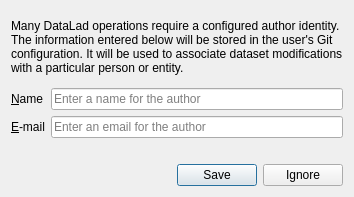
<?xml version="1.0" encoding="UTF-8"?>
<ui version="4.0">
 <class>dialog</class>
 <widget class="QDialog" name="dialog">
  <property name="geometry">
   <rect>
    <x>0</x>
    <y>0</y>
    <width>354</width>
    <height>197</height>
   </rect>
  </property>
  <property name="windowTitle">
   <string>Set (Git) author identity</string>
  </property>
  <layout class="QVBoxLayout" name="verticalLayout">
   <item>
    <widget class="QLabel" name="label">
     <property name="text">
      <string>Many DataLad operations require a configured author identity. The information entered below will be stored in the user's Git configuration. It will be used to associate dataset modifications with a particular person or entity.</string>
     </property>
     <property name="wordWrap">
      <bool>true</bool>
     </property>
    </widget>
   </item>
   <item>
    <layout class="QFormLayout" name="formLayout">
     <item row="0" column="0">
      <widget class="QLabel" name="nameLabel">
       <property name="toolTip">
        <string>Stored under the user.name Git configuration setting</string>
       </property>
       <property name="statusTip">
        <string/>
       </property>
       <property name="text">
        <string>&amp;Name</string>
       </property>
       <property name="buddy">
        <cstring>nameLineEdit</cstring>
       </property>
      </widget>
     </item>
     <item row="0" column="1">
      <widget class="QLineEdit" name="nameLineEdit">
       <property name="placeholderText">
        <string>Enter a name for the author</string>
       </property>
      </widget>
     </item>
     <item row="1" column="0">
      <widget class="QLabel" name="eMailLabel">
       <property name="toolTip">
        <string>Stored under the user.email Git configuration setting</string>
       </property>
       <property name="text">
        <string>&amp;E-mail</string>
       </property>
       <property name="buddy">
        <cstring>eMailLineEdit</cstring>
       </property>
      </widget>
     </item>
     <item row="1" column="1">
      <widget class="QLineEdit" name="eMailLineEdit">
       <property name="placeholderText">
        <string>Enter an email for the author</string>
       </property>
      </widget>
     </item>
    </layout>
   </item>
   <item>
    <widget class="QDialogButtonBox" name="buttonBox">
     <property name="orientation">
      <enum>Qt::Horizontal</enum>
     </property>
     <property name="standardButtons">
      <set>QDialogButtonBox::Ignore|QDialogButtonBox::Save</set>
     </property>
    </widget>
   </item>
  </layout>
 </widget>
 <resources/>
 <connections>
  <connection>
   <sender>buttonBox</sender>
   <signal>accepted()</signal>
   <receiver>dialog</receiver>
   <slot>accept()</slot>
   <hints>
    <hint type="sourcelabel">
     <x>248</x>
     <y>254</y>
    </hint>
    <hint type="destinationlabel">
     <x>157</x>
     <y>274</y>
    </hint>
   </hints>
  </connection>
  <connection>
   <sender>buttonBox</sender>
   <signal>rejected()</signal>
   <receiver>dialog</receiver>
   <slot>reject()</slot>
   <hints>
    <hint type="sourcelabel">
     <x>316</x>
     <y>260</y>
    </hint>
    <hint type="destinationlabel">
     <x>286</x>
     <y>274</y>
    </hint>
   </hints>
  </connection>
 </connections>
</ui>
